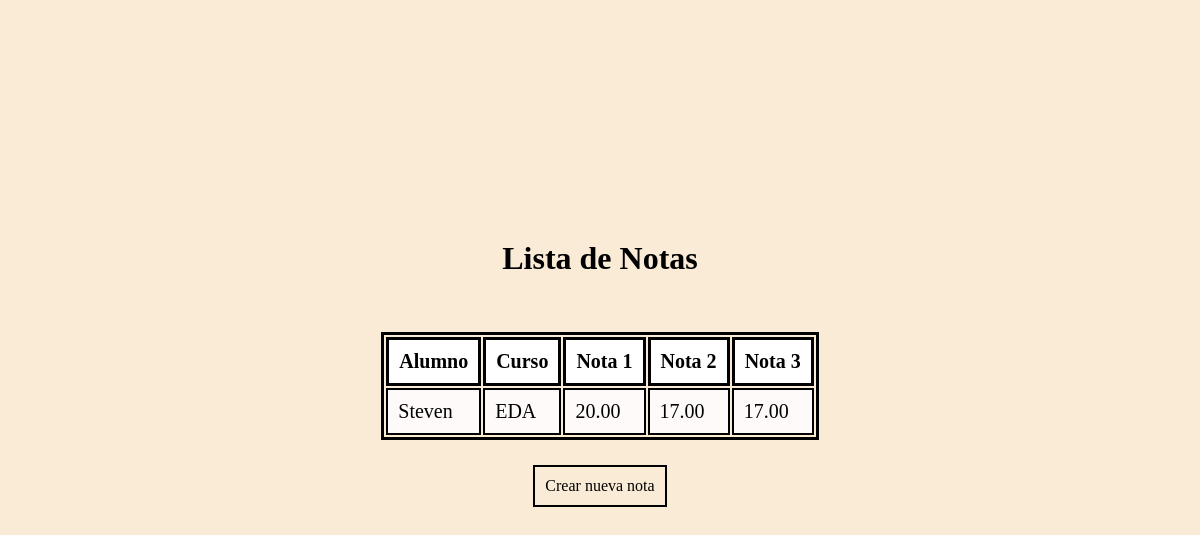
The page /notas/listaNota/ on the database as committed earlier.
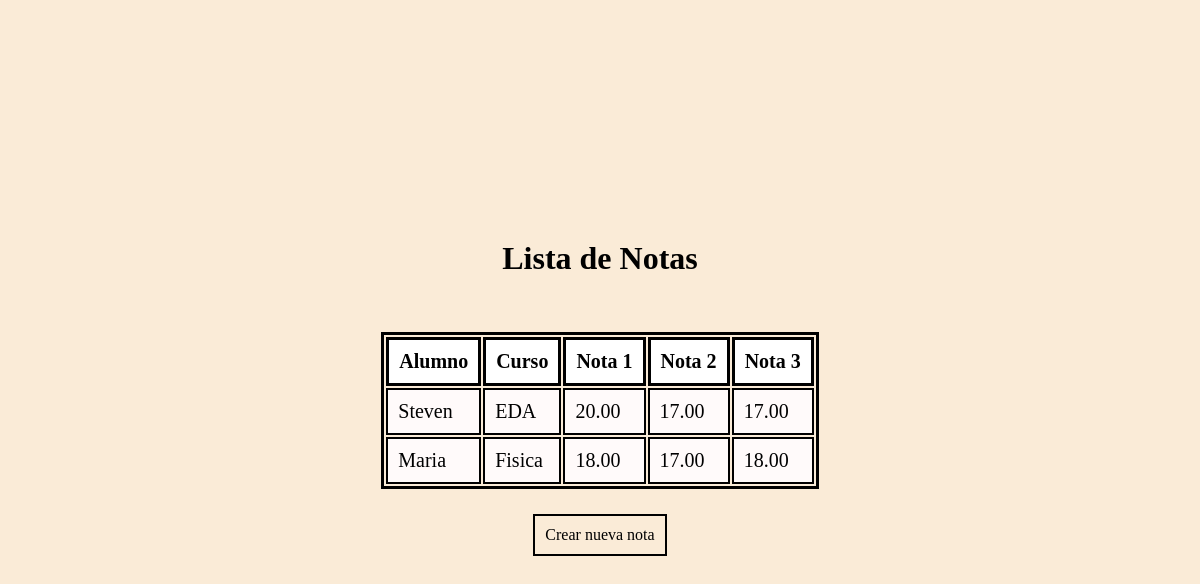
The same page on the database as committed later.
### colegio/models.py (models this page shows, shortened)
class Nota(models.Model):
    alumno = models.ForeignKey(Alumno, on_delete=models.CASCADE)
    curso = models.ForeignKey(Curso, on_delete=models.CASCADE)
    nota = models.DecimalField(max_digits=4, decimal_places=2, default=0)
    nota2 = models.DecimalField(max_digits=4, decimal_places=2, default=0)
    nota3 = models.DecimalField(max_digits=4, decimal_places=2, default=0)

class Alumno(models.Model):
    nombre = models.CharField(max_length=255)

class Curso(models.Model):
    curso = models.CharField(max_length=100, unique=True)

### colegio/views.py (the view)
# urls.py: path('listaNota/', views.lista_notas, name='lista_notas'),
def lista_notas(request):
    notas = Nota.objects.all()
    return render(request, 'colegio/lista_notas.html', {'notas': notas})

### colegio/templates/colegio/lista_notas.html (shortened to what this page needs)
{% load static %}
<!DOCTYPE html>
<html>
<head>
    <link rel="stylesheet" type="text/css" href="{% static 'css/style_table.css'%}"></link>
</head>
<body>
    <div class="content">
        <h1>Lista de Notas</h1>
        <table border="1">
            <thead>
                <tr>
                    <th> Alumno </th>
                    <th> Curso </th>
                    <th> Nota 1 </th>
                    <th> Nota 2 </th>
                    <th> Nota 3 </th>
                </tr>
            </thead>
            <tbody>
                {% for nota in notas %}
                <tr>
                    <td>{{ nota.alumno.nombre }}</td>
                    <td>{{ nota.curso.curso }}</td>
                    <td>{{ nota.nota }}</td>
                    <td>{{ nota.nota2 }}</td>
                    <td>{{ nota.nota3 }}</td>
                </tr>
                {% endfor %}
            </tbody>
        </table>
        <a href="{% url 'crear_nota' %}">Crear nueva nota</a>
    </div>
</body>
</html>

Rows that differ between the two databases and show on the page:
added Nota: alumno.nombre "Maria", curso.curso "Fisica", nota "18.00", nota2 "17.00", nota3 "18.00"
